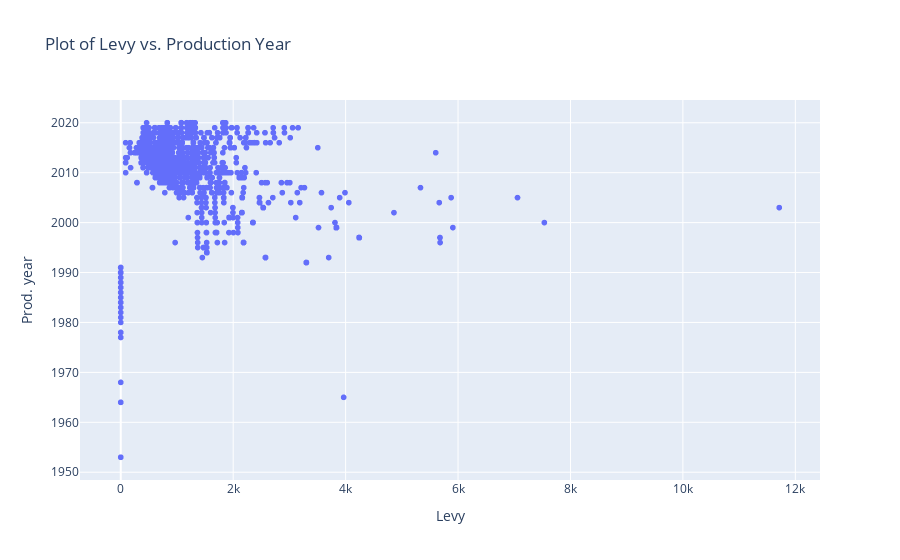

The notebook cell saved with this chart:
### Code cell
fig = px.scatter(train_df, x='Levy', y='Prod. year', title='Plot of Levy vs. Production Year')
fig.show()

### Figure 1 — Plotly figure (JSON) as saved in the notebook; plotly's stock layout.template omitted (floating-point values rounded to 4 significant figures; data arrays with more than 128 entries replaced by an {"elided": "..."} marker saying what was removed)
{"data": [{"hovertemplate": "Levy=%{x}<br>Prod. year=%{y}<extra></extra>", "legendgroup": "", "marker": {"color": "#636efa", "symbol": "circle"}, "mode": "markers", "name": "", "showlegend": false, "type": "scattergl", "x": {"elided": "13119 int values"}, "xaxis": "x", "y": {"elided": "13119 int values"}, "yaxis": "y"}], "layout": {"legend": {"tracegroupgap": 0}, "title": {"text": "Plot of Levy vs. Production Year"}, "xaxis": {"anchor": "y", "domain": [0, 1], "title": {"text": "Levy"}}, "yaxis": {"anchor": "x", "domain": [0, 1], "title": {"text": "Prod. year"}}}}
